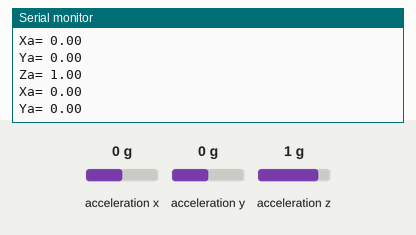
Recording of a sketch running on a simulated Arduino Uno, built with avr-gcc and run on an emulated ATmega328P. Parts: the last lines printed to the serial monitor. Wiring (inferred from the names in the program): ADXL345 accelerometer at I2C address 0x53. Inputs (shaded band) come from the test bench; at power-on: acceleration x 0 g, acceleration y 0 g, acceleration z 1 g.

Above: at 1.2 s.
1.3 s: acceleration x set to -1.4 g
At 2.0 s:
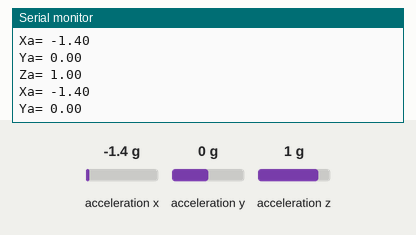
4.3 s: acceleration y set to -1.4 g
At 5.1 s:
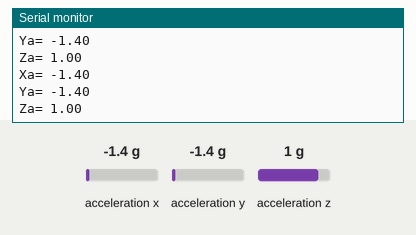
5.8 s: acceleration z set to -1.4 g
At 6.7 s:
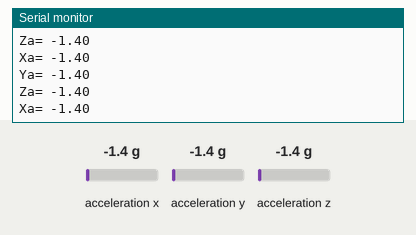
8.8 s: acceleration y set to 0 g
At 9.7 s:
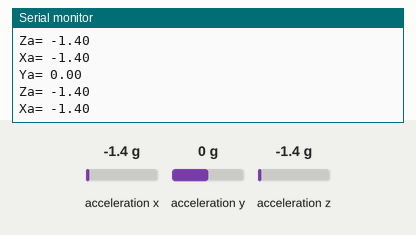
11.8 s: acceleration z set to 0 g
At 12.8 s:
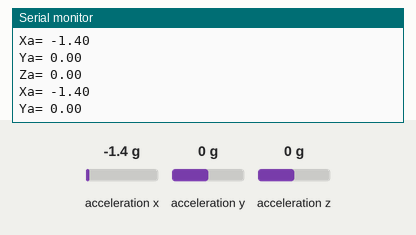
Timing chart, 0 to 14.8 s (numbered marks = the images above; inputs shaded):
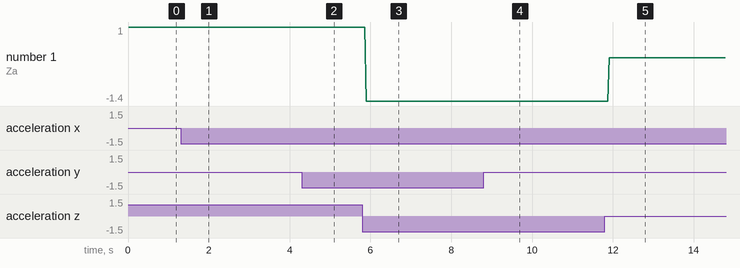

Measured:
- after the input at 1.3 s, the serial monitor: prints a new line after 0.07 s (image 1)
- after the input at 4.3 s, the serial monitor: prints a new line after 0.08 s (image 2)
- after the input at 5.8 s, the serial monitor: prints a new line after 0.09 s (image 3)
- after the input at 8.8 s, the serial monitor: prints a new line after 0.10 s (image 4)
- after the input at 11.8 s, the serial monitor: prints a new line after 0.11 s (image 5)

The sketch:

gyroSensor.ino
```cpp
#include <Wire.h>  // Wire library - used for I2C communication

int ADXL345 = 0x53;  // The ADXL345 sensor I2C address

float X_out, Y_out, Z_out;  // Outputs

void setup() {
  Serial.begin(9600);  // Initiate serial communication for printing the results on the Serial monitor
  Wire.begin();        // Initiate the Wire library
  // Set ADXL345 in measuring mode
  Wire.beginTransmission(ADXL345);  // Start communicating with the device
  Wire.write(0x2D);                 // Access/ talk to POWER_CTL Register - 0x2D
  // Enable measurement
  Wire.write(8);  // (8dec -> 0000 1000 binary) Bit D3 High for measuring enable
  Wire.endTransmission();
}

void loop() {
  // === Read acceleromter data === //
  Wire.beginTransmission(ADXL345);
  Wire.write(0x32);  // Start with register 0x32 (ACCEL_XOUT_H)
  Wire.endTransmission(false);
  Wire.requestFrom(ADXL345, 6, true);        // Read 6 registers total, each axis value is stored in 2 registers
  X_out = (Wire.read() | Wire.read() << 8);  // X-axis value
  X_out = X_out / 256;                       //For a range of +-2g, we need to divide the raw values by 256, according to the datasheet
  Y_out = (Wire.read() | Wire.read() << 8);  // Y-axis value
  Y_out = Y_out / 256;
  Z_out = (Wire.read() | Wire.read() << 8);
  Z_out = Z_out / 256;

  Serial.print("Xa= ");
  Serial.println(X_out);
  Serial.print("Ya= ");
  Serial.println(Y_out);
  Serial.print("Za= ");
  Serial.println(Z_out);
}
```
